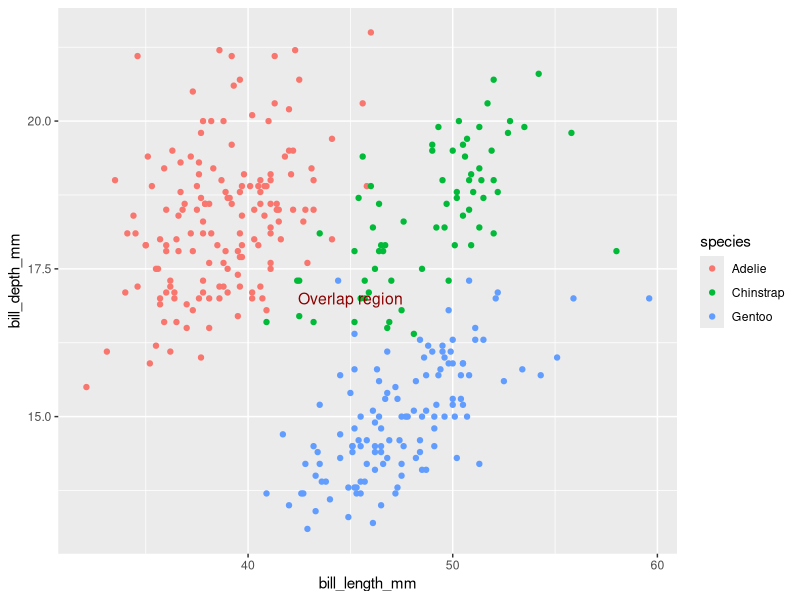

Recreate this plot in R.

            library(ggplot2)
            library(palmerpenguins)
            built_answer <- tryCatch(
                {
                    set.seed(42)
                    ggplot(penguins, aes(x = bill_length_mm, y = bill_depth_mm, colour = species)) + geom_point() + annotate("text", x = 45, y = 17, label = "Overlap region", size = 4, colour = "darkred")
                    suppressWarnings(
                        if (!file.exists("/sandbox/figures/bill-length_bill-depth_scatter_annotate_text_answer.png")) {
                            ggsave(
                                width = 3,
                                height = 3,
                                "/sandbox/figures/bill-length_bill-depth_scatter_annotate_text_answer.png"
                            )
                        }
                    )
                    suppressWarnings(
                        ggplot_build(last_plot())
                    )
                },
                error = function(e) {
                    'ERROR'
                }
            )
            built_submission <- tryCatch(
                {
                    set.seed(42)
                    ggplot(penguins, aes(x = bill_length_mm, y = bill_depth_mm, color = species)) +
  geom_point() +
  annotate("text", x = 45, y = 17, size = 4, color = "darkred") +
  labs(title = "Bill Length vs Depth by Species", color = "Species")
                    suppressWarnings(
                        ggsave(
                            width = 3,
                            height = 3,
                            "figures/bill-length_bill-depth_scatter_annotate_text_submission_llama.png"
                        )
                    )
                    suppressWarnings(
                        ggplot_build(last_plot())
                    )
                },
                error = function(e) {
                    'ERROR'
                }
            )
            cat(isTRUE(all.equal(built_answer, built_submission)))
        
